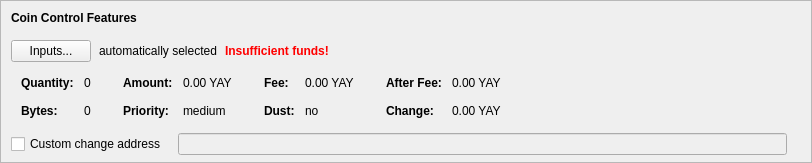
    <widget class="QFrame" name="frameCoinControl">
     <property name="sizePolicy">
      <sizepolicy hsizetype="Expanding" vsizetype="Expanding">
       <horstretch>0</horstretch>
       <verstretch>0</verstretch>
      </sizepolicy>
     </property>
     <property name="maximumSize">
      <size>
       <width>16777215</width>
       <height>16777215</height>
      </size>
     </property>
     <property name="frameShape">
      <enum>QFrame::StyledPanel</enum>
     </property>
     <property name="frameShadow">
      <enum>QFrame::Sunken</enum>
     </property>
     <layout class="QVBoxLayout" name="verticalLayoutCoinControl2">
      <property name="spacing">
       <number>0</number>
      </property>
      <property name="leftMargin">
       <number>0</number>
      </property>
      <property name="topMargin">
       <number>0</number>
      </property>
      <property name="rightMargin">
       <number>0</number>
      </property>
      <property name="bottomMargin">
       <number>6</number>
      </property>
      <item>
       <layout class="QVBoxLayout" name="verticalLayoutCoinControl" stretch="0,0,0,0,1">
        <property name="spacing">
         <number>0</number>
        </property>
        <property name="leftMargin">
         <number>10</number>
        </property>
        <property name="topMargin">
         <number>10</number>
        </property>
        <item>
         <layout class="QHBoxLayout" name="horizontalLayoutCoinControl1">
          <property name="bottomMargin">
           <number>15</number>
          </property>
          <item>
           <widget class="QLabel" name="labelCoinControlFeatures">
            <property name="sizePolicy">
             <sizepolicy hsizetype="Preferred" vsizetype="Maximum">
              <horstretch>0</horstretch>
              <verstretch>0</verstretch>
             </sizepolicy>
            </property>
            <property name="font">
             <font>
              <weight>75</weight>
              <bold>true</bold>
             </font>
            </property>
            <property name="styleSheet">
             <string notr="true">font-weight:bold;</string>
            </property>
            <property name="text">
             <string>Coin Control Features</string>
            </property>
           </widget>
          </item>
         </layout>
        </item>
        <item>
         <layout class="QHBoxLayout" name="horizontalLayoutCoinControl2" stretch="0,0,0,0">
          <property name="spacing">
           <number>8</number>
          </property>
          <property name="bottomMargin">
           <number>10</number>
          </property>
          <item>
           <widget class="QPushButton" name="pushButtonCoinControl">
            <property name="styleSheet">
             <string notr="true"/>
            </property>
            <property name="text">
             <string>Inputs...</string>
            </property>
            <property name="autoDefault">
             <bool>false</bool>
            </property>
           </widget>
          </item>
          <item>
           <widget class="QLabel" name="labelCoinControlAutomaticallySelected">
            <property name="text">
             <string>automatically selected</string>
            </property>
            <property name="margin">
             <number>5</number>
            </property>
           </widget>
          </item>
          <item>
           <widget class="QLabel" name="labelCoinControlInsuffFunds">
            <property name="font">
             <font>
              <weight>75</weight>
              <bold>true</bold>
             </font>
            </property>
            <property name="styleSheet">
             <string notr="true">color:red;font-weight:bold;</string>
            </property>
            <property name="text">
             <string>Insufficient funds!</string>
            </property>
            <property name="margin">
             <number>5</number>
            </property>
           </widget>
          </item>
          <item>
           <spacer name="horizontalSpacerCoinControl">
            <property name="orientation">
             <enum>Qt::Horizontal</enum>
            </property>
            <property name="sizeHint" stdset="0">
             <size>
              <width>40</width>
              <height>1</height>
             </size>
            </property>
           </spacer>
          </item>
         </layout>
        </item>
        <item>
         <widget class="QWidget" name="widgetCoinControl" native="true">
          <property name="sizePolicy">
           <sizepolicy hsizetype="Preferred" vsizetype="Preferred">
            <horstretch>0</horstretch>
            <verstretch>0</verstretch>
           </sizepolicy>
          </property>
          <property name="minimumSize">
           <size>
            <width>0</width>
            <height>0</height>
           </size>
          </property>
          <property name="styleSheet">
           <string notr="true"/>
          </property>
          <layout class="QHBoxLayout" name="horizontalLayoutCoinControl5">
           <property name="leftMargin">
            <number>0</number>
           </property>
           <property name="topMargin">
            <number>0</number>
           </property>
           <property name="rightMargin">
            <number>0</number>
           </property>
           <property name="bottomMargin">
            <number>0</number>
           </property>
           <item>
            <layout class="QHBoxLayout" name="horizontalLayoutCoinControl3" stretch="0,0,0,1">
             <property name="spacing">
              <number>20</number>
             </property>
             <property name="topMargin">
              <number>0</number>
             </property>
             <property name="bottomMargin">
              <number>10</number>
             </property>
             <item>
              <layout class="QFormLayout" name="formLayoutCoinControl1">
               <property name="horizontalSpacing">
                <number>10</number>
               </property>
               <property name="verticalSpacing">
                <number>14</number>
               </property>
               <property name="leftMargin">
                <number>10</number>
               </property>
               <property name="topMargin">
                <number>4</number>
               </property>
               <property name="rightMargin">
                <number>6</number>
               </property>
               <item row="0" column="0">
                <widget class="QLabel" name="labelCoinControlQuantityText">
                 <property name="font">
                  <font>
                   <weight>75</weight>
                   <bold>true</bold>
                  </font>
                 </property>
                 <property name="text">
                  <string>Quantity:</string>
                 </property>
                 <property name="margin">
                  <number>0</number>
                 </property>
                </widget>
               </item>
               <item row="0" column="1">
                <widget class="QLabel" name="labelCoinControlQuantity">
                 <property name="cursor">
                  <cursorShape>IBeamCursor</cursorShape>
                 </property>
                 <property name="contextMenuPolicy">
                  <enum>Qt::ActionsContextMenu</enum>
                 </property>
                 <property name="text">
                  <string notr="true">0</string>
                 </property>
                 <property name="margin">
                  <number>0</number>
                 </property>
                 <property name="textInteractionFlags">
                  <set>Qt::LinksAccessibleByMouse|Qt::TextSelectableByKeyboard|Qt::TextSelectableByMouse</set>
                 </property>
                </widget>
               </item>
               <item row="1" column="0">
                <widget class="QLabel" name="labelCoinControlBytesText">
                 <property name="font">
                  <font>
                   <weight>75</weight>
                   <bold>true</bold>
                  </font>
                 </property>
                 <property name="text">
                  <string>Bytes:</string>
                 </property>
                </widget>
               </item>
               <item row="1" column="1">
                <widget class="QLabel" name="labelCoinControlBytes">
                 <property name="cursor">
                  <cursorShape>IBeamCursor</cursorShape>
                 </property>
                 <property name="contextMenuPolicy">
                  <enum>Qt::ActionsContextMenu</enum>
                 </property>
                 <property name="text">
                  <string notr="true">0</string>
                 </property>
                 <property name="textInteractionFlags">
                  <set>Qt::LinksAccessibleByMouse|Qt::TextSelectableByKeyboard|Qt::TextSelectableByMouse</set>
                 </property>
                </widget>
               </item>
              </layout>
             </item>
             <item>
              <layout class="QFormLayout" name="formLayoutCoinControl2">
               <property name="horizontalSpacing">
                <number>10</number>
               </property>
               <property name="verticalSpacing">
                <number>14</number>
               </property>
               <property name="leftMargin">
                <number>6</number>
               </property>
               <property name="topMargin">
                <number>4</number>
               </property>
               <property name="rightMargin">
                <number>6</number>
               </property>
               <item row="0" column="0">
                <widget class="QLabel" name="labelCoinControlAmountText">
                 <property name="font">
                  <font>
                   <weight>75</weight>
                   <bold>true</bold>
                  </font>
                 </property>
                 <property name="text">
                  <string>Amount:</string>
                 </property>
                 <property name="margin">
                  <number>0</number>
                 </property>
                </widget>
               </item>
               <item row="0" column="1">
                <widget class="QLabel" name="labelCoinControlAmount">
                 <property name="cursor">
                  <cursorShape>IBeamCursor</cursorShape>
                 </property>
                 <property name="contextMenuPolicy">
                  <enum>Qt::ActionsContextMenu</enum>
                 </property>
                 <property name="text">
                  <string notr="true">0.00 YAY</string>
                 </property>
                 <property name="textInteractionFlags">
                  <set>Qt::LinksAccessibleByMouse|Qt::TextSelectableByKeyboard|Qt::TextSelectableByMouse</set>
                 </property>
                </widget>
               </item>
               <item row="1" column="0">
                <widget class="QLabel" name="labelCoinControlPriorityText">
                 <property name="font">
                  <font>
                   <weight>75</weight>
                   <bold>true</bold>
                  </font>
                 </property>
                 <property name="text">
                  <string>Priority:</string>
                 </property>
                </widget>
               </item>
               <item row="1" column="1">
                <widget class="QLabel" name="labelCoinControlPriority">
                 <property name="cursor">
                  <cursorShape>IBeamCursor</cursorShape>
                 </property>
                 <property name="contextMenuPolicy">
                  <enum>Qt::ActionsContextMenu</enum>
                 </property>
                 <property name="text">
                  <string notr="true">medium</string>
                 </property>
                 <property name="textInteractionFlags">
                  <set>Qt::LinksAccessibleByMouse|Qt::TextSelectableByKeyboard|Qt::TextSelectableByMouse</set>
                 </property>
                </widget>
               </item>
              </layout>
             </item>
             <item>
              <layout class="QFormLayout" name="formLayoutCoinControl3">
               <property name="horizontalSpacing">
                <number>10</number>
               </property>
               <property name="verticalSpacing">
                <number>14</number>
               </property>
               <property name="leftMargin">
                <number>6</number>
               </property>
               <property name="topMargin">
                <number>4</number>
               </property>
               <property name="rightMargin">
                <number>6</number>
               </property>
               <item row="0" column="0">
                <widget class="QLabel" name="labelCoinControlFeeText">
                 <property name="font">
                  <font>
                   <weight>75</weight>
                   <bold>true</bold>
                  </font>
                 </property>
                 <property name="text">
                  <string>Fee:</string>
                 </property>
                 <property name="margin">
                  <number>0</number>
                 </property>
                </widget>
               </item>
               <item row="0" column="1">
                <widget class="QLabel" name="labelCoinControlFee">
                 <property name="cursor">
                  <cursorShape>IBeamCursor</cursorShape>
                 </property>
                 <property name="contextMenuPolicy">
                  <enum>Qt::ActionsContextMenu</enum>
                 </property>
                 <property name="text">
                  <string notr="true">0.00 YAY</string>
                 </property>
                 <property name="textInteractionFlags">
                  <set>Qt::LinksAccessibleByMouse|Qt::TextSelectableByKeyboard|Qt::TextSelectableByMouse</set>
                 </property>
                </widget>
               </item>
               <item row="1" column="0">
                <widget class="QLabel" name="labelCoinControlLowOutputText">
                 <property name="font">
                  <font>
                   <weight>75</weight>
                   <bold>true</bold>
                  </font>
                 </property>
                 <property name="text">
                  <string>Dust:</string>
                 </property>
                </widget>
               </item>
               <item row="1" column="1">
                <widget class="QLabel" name="labelCoinControlLowOutput">
                 <property name="cursor">
                  <cursorShape>IBeamCursor</cursorShape>
                 </property>
                 <property name="contextMenuPolicy">
                  <enum>Qt::ActionsContextMenu</enum>
                 </property>
                 <property name="text">
                  <string notr="true">no</string>
                 </property>
                 <property name="textInteractionFlags">
                  <set>Qt::LinksAccessibleByMouse|Qt::TextSelectableByKeyboard|Qt::TextSelectableByMouse</set>
                 </property>
                </widget>
               </item>
              </layout>
             </item>
             <item>
              <layout class="QFormLayout" name="formLayoutCoinControl4">
               <property name="horizontalSpacing">
                <number>10</number>
               </property>
               <property name="verticalSpacing">
                <number>14</number>
               </property>
               <property name="leftMargin">
                <number>6</number>
               </property>
               <property name="topMargin">
                <number>4</number>
               </property>
               <property name="rightMargin">
                <number>6</number>
               </property>
               <item row="0" column="0">
                <widget class="QLabel" name="labelCoinControlAfterFeeText">
                 <property name="font">
                  <font>
                   <weight>75</weight>
                   <bold>true</bold>
                  </font>
                 </property>
                 <property name="text">
                  <string>After Fee:</string>
                 </property>
                 <property name="margin">
                  <number>0</number>
                 </property>
                </widget>
               </item>
               <item row="0" column="1">
                <widget class="QLabel" name="labelCoinControlAfterFee">
                 <property name="cursor">
                  <cursorShape>IBeamCursor</cursorShape>
                 </property>
                 <property name="contextMenuPolicy">
                  <enum>Qt::ActionsContextMenu</enum>
                 </property>
                 <property name="text">
                  <string notr="true">0.00 YAY</string>
                 </property>
                 <property name="textInteractionFlags">
                  <set>Qt::LinksAccessibleByMouse|Qt::TextSelectableByKeyboard|Qt::TextSelectableByMouse</set>
                 </property>
                </widget>
               </item>
               <item row="1" column="0">
                <widget class="QLabel" name="labelCoinControlChangeText">
                 <property name="font">
                  <font>
                   <weight>75</weight>
                   <bold>true</bold>
                  </font>
                 </property>
                 <property name="text">
                  <string>Change:</string>
                 </property>
                </widget>
               </item>
               <item row="1" column="1">
                <widget class="QLabel" name="labelCoinControlChange">
                 <property name="cursor">
                  <cursorShape>IBeamCursor</cursorShape>
                 </property>
                 <property name="contextMenuPolicy">
                  <enum>Qt::ActionsContextMenu</enum>
                 </property>
                 <property name="text">
                  <string notr="true">0.00 YAY</string>
                 </property>
                 <property name="textInteractionFlags">
                  <set>Qt::LinksAccessibleByMouse|Qt::TextSelectableByKeyboard|Qt::TextSelectableByMouse</set>
                 </property>
                </widget>
               </item>
              </layout>
             </item>
            </layout>
           </item>
          </layout>
         </widget>
        </item>
        <item>
         <layout class="QHBoxLayout" name="horizontalLayoutCoinControl4" stretch="0,0,0">
          <property name="spacing">
           <number>12</number>
          </property>
          <property name="sizeConstraint">
           <enum>QLayout::SetDefaultConstraint</enum>
          </property>
          <property name="topMargin">
           <number>5</number>
          </property>
          <property name="rightMargin">
           <number>5</number>
          </property>
          <item>
           <widget class="QCheckBox" name="checkBoxCoinControlChange">
            <property name="toolTip">
             <string>If this is activated, but the change address is empty or invalid, change will be sent to a newly generated address.</string>
            </property>
            <property name="text">
             <string>Custom change address</string>
            </property>
           </widget>
          </item>
          <item>
           <widget class="QValidatedLineEdit" name="lineEditCoinControlChange">
            <property name="enabled">
             <bool>false</bool>
            </property>
            <property name="sizePolicy">
             <sizepolicy hsizetype="Expanding" vsizetype="Fixed">
              <horstretch>0</horstretch>
              <verstretch>0</verstretch>
             </sizepolicy>
            </property>
           </widget>
          </item>
          <item>
           <widget class="QLabel" name="labelCoinControlChangeLabel">
            <property name="sizePolicy">
             <sizepolicy hsizetype="Preferred" vsizetype="Expanding">
              <horstretch>0</horstretch>
              <verstretch>0</verstretch>
             </sizepolicy>
            </property>
            <property name="minimumSize">
             <size>
              <width>0</width>
              <height>0</height>
             </size>
            </property>
            <property name="text">
             <string/>
            </property>
            <property name="margin">
             <number>3</number>
            </property>
           </widget>
          </item>
         </layout>
        </item>
        <item>
         <spacer name="verticalSpacerCoinControl">
          <property name="orientation">
           <enum>Qt::Vertical</enum>
          </property>
          <property name="sizeHint" stdset="0">
           <size>
            <width>800</width>
            <height>1</height>
           </size>
          </property>
         </spacer>
        </item>
       </layout>
      </item>
     </layout>
    </widget>
